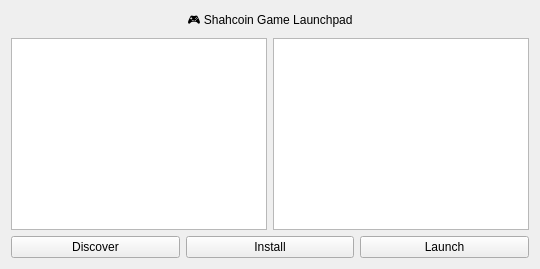
<?xml version="1.0" encoding="UTF-8"?>
<ui version="4.0">
 <class>GameLaunchpad</class>
 <widget class="QWidget" name="GameLaunchpad">
  <property name="windowTitle">
   <string>In-Wallet Game Launchpad</string>
  </property>
  <layout class="QVBoxLayout" name="verticalLayout">
   <item>
    <widget class="QLabel" name="labelTitle">
     <property name="text">
      <string>🎮 Shahcoin Game Launchpad</string>
     </property>
     <property name="alignment">
      <set>Qt::AlignHCenter|Qt::AlignVCenter</set>
     </property>
    </widget>
   </item>
   <item>
    <layout class="QHBoxLayout" name="topLayout">
     <item>
      <widget class="QListWidget" name="gameList"/>
     </item>
     <item>
      <widget class="QTextEdit" name="gameDescription"/>
     </item>
    </layout>
   </item>
   <item>
    <layout class="QHBoxLayout" name="controlsLayout">
     <item>
      <widget class="QPushButton" name="discoverButton">
       <property name="text">
        <string>Discover</string>
       </property>
      </widget>
     </item>
     <item>
      <widget class="QPushButton" name="installButton">
       <property name="text">
        <string>Install</string>
       </property>
      </widget>
     </item>
     <item>
      <widget class="QPushButton" name="launchButton">
       <property name="text">
        <string>Launch</string>
       </property>
      </widget>
     </item>
    </layout>
   </item>
  </layout>
 </widget>
 <resources/>
 <connections/>
</ui>
